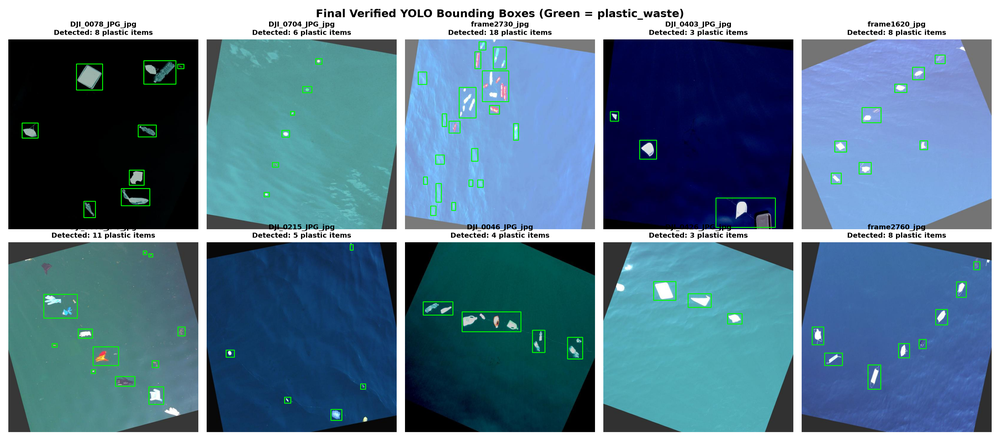
#> input picture outputs/eda/autolabel_preview.png, 1000 x 444 px, shrunk from 3600 x 1600 before the run
$ python -i preview_autolabel.py   (imports and definitions only)
#> lines starting #> are read from the running program, lines starting #| are printed output that depends on the picture; after the words box and inside, x2 and y2 are one past the last pixel; in counts of white or black regions, pixels touching at a corner belong together
import csv
from pathlib import Path
import cv2
import numpy as np
import matplotlib.pyplot as plt

DATASET_DIR = Path("data/raw/marine debris from drone.v1 robo flow")
OUTPUT_DIR = Path("outputs/eda")


def get_valid_ocean_mask(img_bgr: np.ndarray) -> np.ndarray:
    """
    Uses FLOODFILL_FIXED_RANGE from the 4 corners to mask out solid gray/black
    rotation border triangles and erodes the mask to create a safe interior zone.
    """
    h, w = img_bgr.shape[:2]
    valid_mask = np.ones((h, w), dtype=np.uint8) * 255
    corners = [(2, 2), (w - 3, 2), (2, h - 3), (w - 3, h - 3)]

    flags = cv2.FLOODFILL_MASK_ONLY | cv2.FLOODFILL_FIXED_RANGE | (255 << 8)

    for cx, cy in corners:
        flood_mask = np.zeros((h + 2, w + 2), dtype=np.uint8)
        cv2.floodFill(
            img_bgr.copy(),
            flood_mask,
            seedPoint=(cx, cy),
            newVal=(255, 255, 255),
            loDiff=(10, 10, 10),
            upDiff=(10, 10, 10),
            flags=flags,
        )
        region = flood_mask[1:-1, 1:-1]
        area_ratio = np.count_nonzero(region) / float(h * w)
        touches_center = np.any(region[int(h * 0.32):int(h * 0.68), int(w * 0.32):int(w * 0.68)] > 0)

        if 0.0005 < area_ratio < 0.28 and not touches_center:
            valid_mask[region > 0] = 0

    # Erode valid region by 20 pixels along any detected rotation border
    if np.count_nonzero(valid_mask == 0) > 0:
        kernel = cv2.getStructuringElement(cv2.MORPH_ELLIPSE, (41, 41))
        valid_mask = cv2.erode(valid_mask, kernel, iterations=1)

    # Always ignore a 10-pixel safety margin around the outer frame edge
    margin = 10
    valid_mask[:margin, :] = 0
    valid_mask[-margin:, :] = 0
    valid_mask[:, :margin] = 0
    valid_mask[:, -margin:] = 0

    return valid_mask


def merge_overlapping_boxes(boxes: list, gap_px: float = 4.0) -> list:
    """
    Merges any overlapping, contained, or nearly-touching boxes into a single
    clean bounding box [xmin, ymin, xmax, ymax, max_score] so large containers
    or bottles are never split into multiple pieces.
    """
    if not boxes:
        return []

    merged = [list(b) for b in boxes]
    changed = True
    while changed:
        changed = False
        new_merged = []
        used = [False] * len(merged)
        for i in range(len(merged)):
            if used[i]:
                continue
            bx1, by1, bx2, by2, bscore = merged[i]
            for j in range(i + 1, len(merged)):
                if used[j]:
                    continue
                ox1, oy1, ox2, oy2, oscore = merged[j]
                # Check if boxes overlap or are within gap_px pixels of each other
                if not (bx2 + gap_px < ox1 or ox2 + gap_px < bx1 or by2 + gap_px < oy1 or oy2 + gap_px < by1):
                    bx1 = min(bx1, ox1)
                    by1 = min(by1, oy1)
                    bx2 = max(bx2, ox2)
                    by2 = max(by2, oy2)
                    bscore = max(bscore, oscore)
                    used[j] = True
                    changed = True
            new_merged.append([bx1, by1, bx2, by2, bscore])
        merged = new_merged

    return merged


def detect_plastic_boxes(img_bgr: np.ndarray) -> list:
    """
    Detects floating plastic waste while suppressing ocean wave ripples and border edges.
    Returns list of [xmin, ymin, xmax, ymax, score].
    """
    h, w = img_bgr.shape[:2]
    valid_mask = get_valid_ocean_mask(img_bgr)
    valid_bool = valid_mask > 0

    if np.count_nonzero(valid_bool) < 0.15 * h * w:
        valid_bool = np.ones((h, w), dtype=bool)

    img_lab = cv2.cvtColor(img_bgr, cv2.COLOR_BGR2LAB).astype(np.float32)
    med_lab = np.median(img_lab[valid_bool], axis=0)
    lab_filled = img_lab.copy()
    lab_filled[~valid_bool] = med_lab

    # Local ocean background smoothing
    bg_lab = cv2.GaussianBlur(lab_filled, (51, 51), 18)
    diff_lab = lab_filled - bg_lab

    # 1. Chromaticity contrast (colored plastic)
    chroma_dist = np.sqrt(diff_lab[:, :, 1] ** 2 + diff_lab[:, :, 2] ** 2)

    # 2. Morphological Top-Hat (27x27) for bright plastic bottles, masks, containers, caps
    se_tophat = cv2.getStructuringElement(cv2.MORPH_ELLIPSE, (27, 27))
    tophat_l = cv2.morphologyEx(lab_filled[:, :, 0], cv2.MORPH_TOPHAT, se_tophat)

    # 3. Dark-object contrast on medium/bright water
    blackhat_l = np.zeros_like(tophat_l)
    if med_lab[0] > 60:
        blackhat_l = cv2.morphologyEx(lab_filled[:, :, 0], cv2.MORPH_BLACKHAT, se_tophat) * 0.75

    saliency = 1.8 * chroma_dist + 1.25 * tophat_l + blackhat_l
    saliency[~valid_bool] = 0.0

    s_valid = saliency[valid_bool]
    med_s = float(np.median(s_valid))
    mad_s = float(np.median(np.abs(s_valid - med_s))) + 1e-5
    robust_std = 1.4826 * mad_s

    thresh_val = max(med_s + 6.5 * robust_std, 28.0)
    binary = ((saliency >= thresh_val) & valid_bool).astype(np.uint8) * 255

    k_open = cv2.getStructuringElement(cv2.MORPH_ELLIPSE, (3, 3))
    k_close = cv2.getStructuringElement(cv2.MORPH_ELLIPSE, (11, 11))
    binary = cv2.morphologyEx(binary, cv2.MORPH_OPEN, k_open)
    binary = cv2.morphologyEx(binary, cv2.MORPH_CLOSE, k_close)

    contours, _ = cv2.findContours(binary, cv2.RETR_EXTERNAL, cv2.CHAIN_APPROX_SIMPLE)
    candidate_boxes = []

    for cnt in contours:
        area = cv2.contourArea(cnt)
        if area < 14 or area > 0.12 * (h * w):
            continue

        x, y, bw, bh = cv2.boundingRect(cnt)
        aspect = max(bw, bh) / float(min(bw, bh) + 1e-5)
        if aspect > 5.2:
            continue

        # Reject any box that touches the invalid border mask
        box_mask_crop = valid_mask[y:y + bh, x:x + bw]
        if np.mean(box_mask_crop > 0) < 0.95:
            continue

        roi_sal = saliency[y:y + bh, x:x + bw]
        peak_score = float(np.max(roi_sal))
        mean_score = float(np.mean(roi_sal))

        if peak_score < thresh_val * 1.25:
            continue

        pad = 3
        x1 = max(0, x - pad)
        y1 = max(0, y - pad)
        x2 = min(w - 1, x + bw + pad)
        y2 = min(h - 1, y + bh + pad)
        candidate_boxes.append([x1, y1, x2, y2, peak_score * 0.7 + mean_score * 0.3])

    merged = merge_overlapping_boxes(candidate_boxes, gap_px=4.0)

    if merged:
        max_score = max(b[4] for b in merged)
        merged = [b for b in merged if b[4] >= max(max_score * 0.32, 32.0)]
        merged = sorted(merged, key=lambda b: b[4], reverse=True)[:18]

    return merged


# [69 lines left out: functions select_10_unique_samples, main, not called in this run]


# [2 lines not run here, left out]

>>> import cv2
>>> picture = cv2.imread('../outputs/eda/autolabel_preview.png')
#> picture is the input picture: shape (444, 1000, 3); mean B, G, R 145.8, 124.8, 92
>>> result = detect_plastic_boxes(picture)
#> after the loop in get_valid_ocean_mask, `for cx, cy in corners:`:
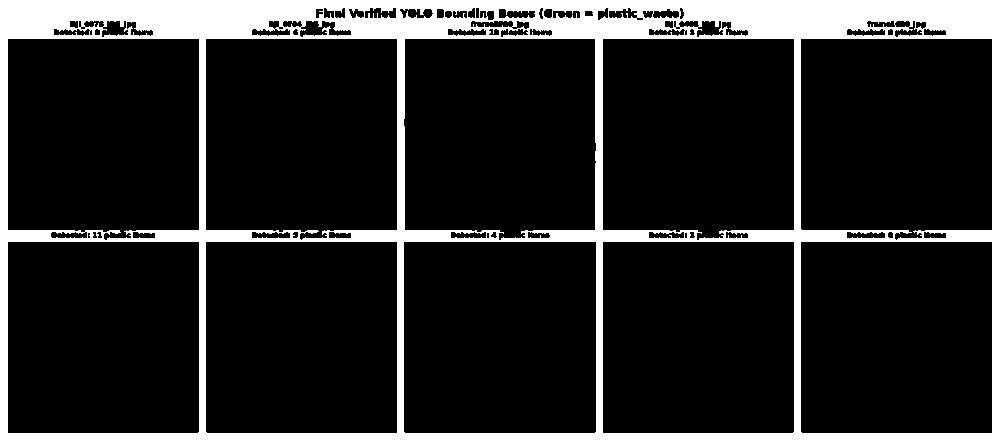
#> region: shape (444, 1000); 15.9% white; 1 white region, box (x1, y1, x2, y2) and area: (0, 0, 1000, 444) 70752
#> after the loop in get_valid_ocean_mask, `for cx, cy in corners:`: valid_mask: shape (444, 1000); every value is 255
#> in get_valid_ocean_mask, `valid_mask[:, -margin:] = 0`:
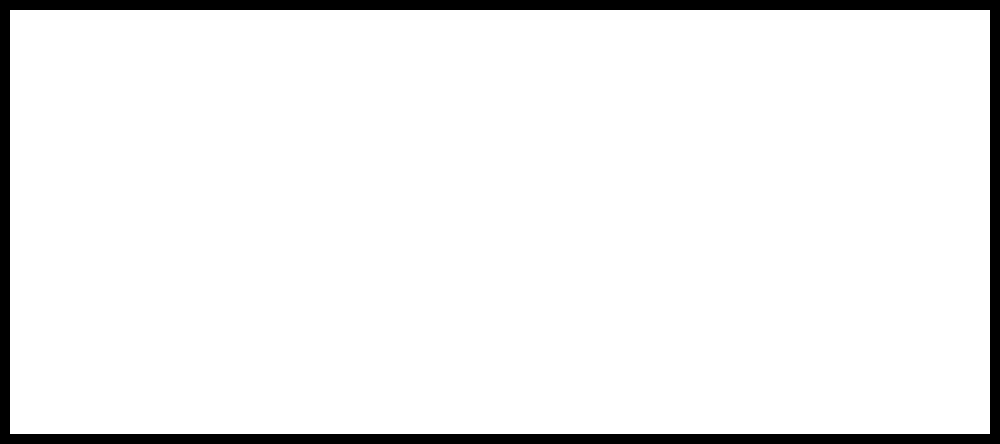
#> valid_mask: shape (444, 1000); 93.6% white; 1 black region, box (x1, y1, x2, y2) and area: (0, 0, 1000, 444) 28480
#> in detect_plastic_boxes, `img_lab = cv2.cvtColor(img_bgr, cv2.COLOR_BGR2LAB).astype(np.float32)`:
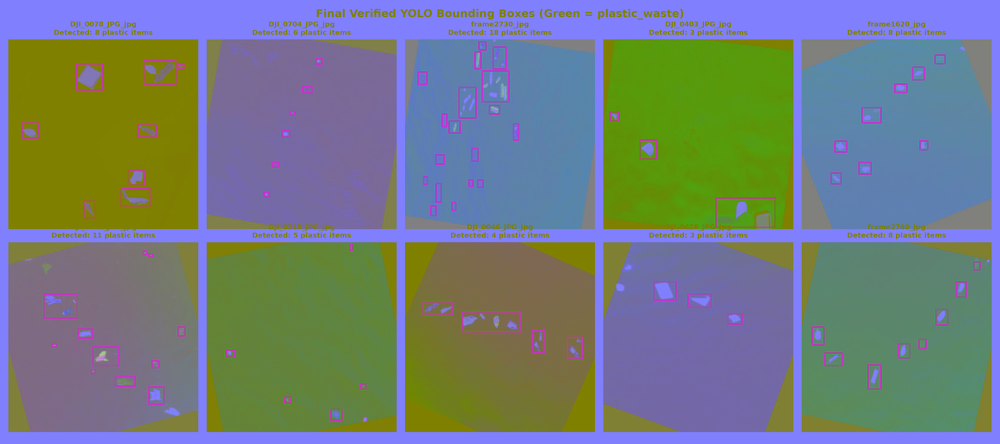
#> img_lab: shape (444, 1000, 3) float32; mean B, G, R 126.7, 124.7, 113.4
#> in detect_plastic_boxes, `med_lab = np.median(img_lab[valid_bool], axis=0)`: med_lab = [127, 128, 117]
#> in detect_plastic_boxes, `lab_filled[~valid_bool] = med_lab`:
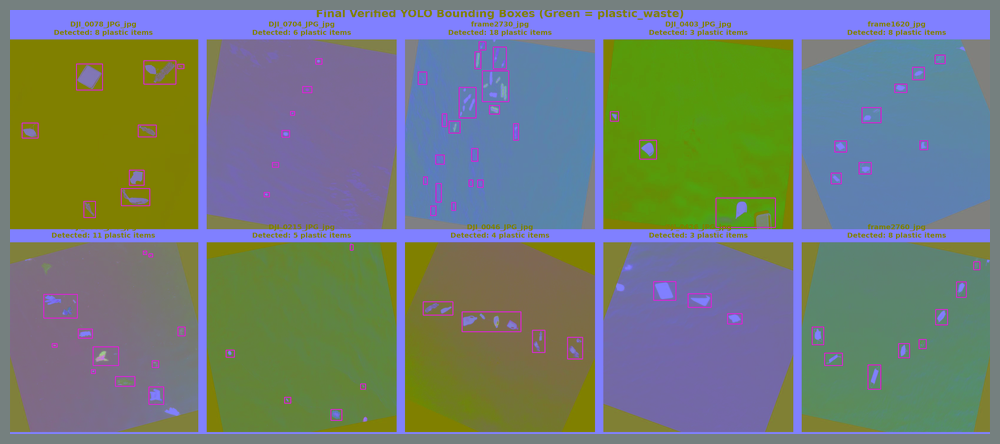
#> lab_filled: shape (444, 1000, 3) float32; 6.41% of pixels changed, all inside (x1, y1, x2, y2) = (0, 0, 1000, 444)
#> in detect_plastic_boxes, `diff_lab = lab_filled - bg_lab`:
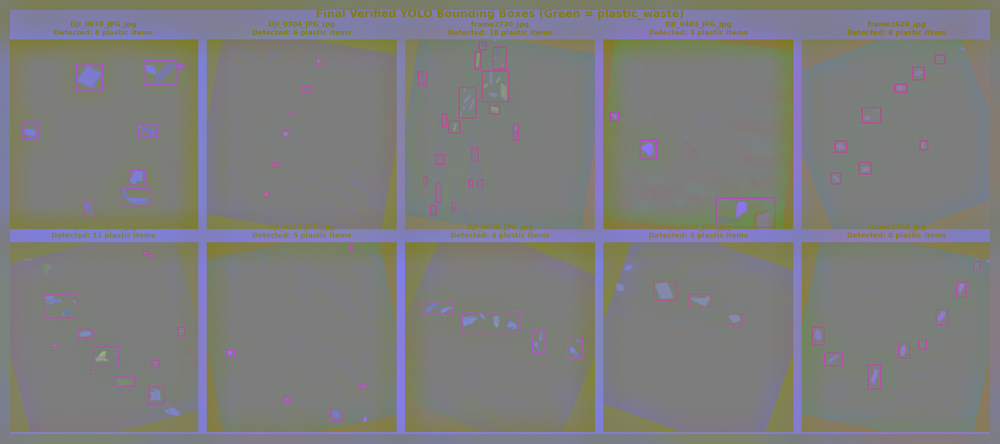
#> diff_lab: shape (444, 1000, 3) float32; mean B, G, R 0, 0, 0; drawn with min black and max white
#> in detect_plastic_boxes, `se_tophat = cv2.getStructuringElement(cv2.MORPH_ELLIPSE, (27, 27))`: se_tophat: shape (27, 27); values 0 (black) and 1 (white), 75.9% white; 4 black regions, box (x1, y1, x2, y2) and area: (0, 0, 13, 10) 44, (14, 0, 27, 10) 44, (0, 17, 13, 27) 44, (14, 17, 27, 27) 44
#> in detect_plastic_boxes, `saliency[~valid_bool] = 0.0`:
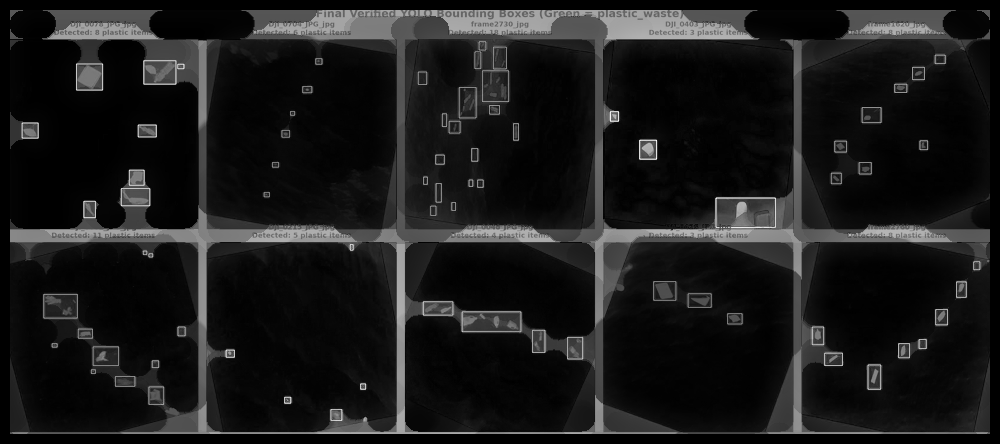
#> saliency: shape (444, 1000) float32; min 0, max 502.2, mean 52.7; drawn with min black and max white
#> in detect_plastic_boxes, `med_s = float(np.median(s_valid))`: med_s = 19.02
#> in detect_plastic_boxes, `mad_s = float(np.median(np.abs(s_valid - med_s))) + 1e-5`: mad_s = 12.32
#> in detect_plastic_boxes, `robust_std = 1.4826 * mad_s`: robust_std = 18.26
#> in detect_plastic_boxes, `thresh_val = max(med_s + 6.5 * robust_std, 28.0)`: thresh_val = 137.7
#> in detect_plastic_boxes, `binary = ((saliency >= thresh_val) & valid_bool).astype(np.uint8) * 255`: binary: shape (444, 1000); 14.3% white; 127 white regions (41 under 20 px), largest, box (x1, y1, x2, y2) and area: (10, 10, 990, 434) 46187, (42, 10, 164, 41) 2963, (837, 10, 955, 39) 2812
#> in detect_plastic_boxes, `k_open = cv2.getStructuringElement(cv2.MORPH_ELLIPSE, (3, 3))`: k_open = [[0, 1, 0], [1, 1, 1], [0, 1, 0]]
#> in detect_plastic_boxes, `binary = cv2.morphologyEx(binary, cv2.MORPH_OPEN, k_open)`: binary: shape (444, 1000); 13% white; 97 white regions (48 under 20 px), largest, box (x1, y1, x2, y2) and area: (248, 10, 990, 434) 29747, (10, 201, 567, 434) 13470, (46, 10, 160, 41) 2929
#> in detect_plastic_boxes, `binary = cv2.morphologyEx(binary, cv2.MORPH_CLOSE, k_close)`:
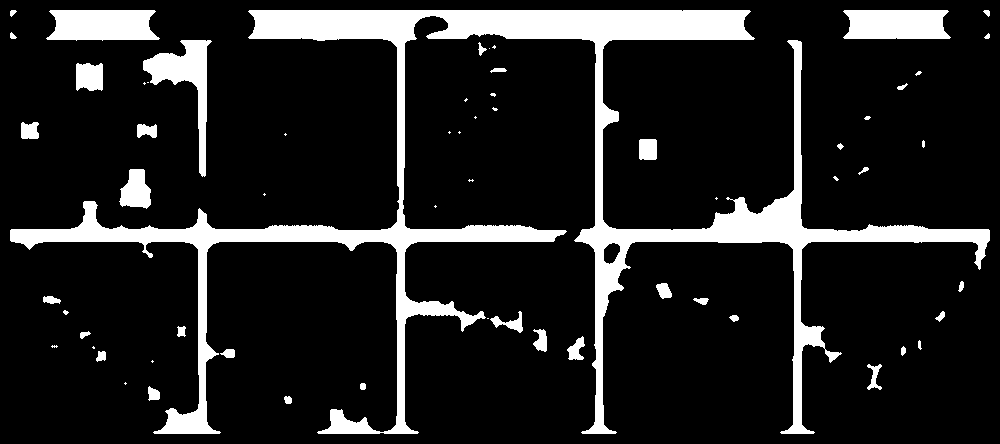
#> binary: shape (444, 1000); 13.4% white; 62 white regions (23 under 20 px)
#> in detect_plastic_boxes, `contours, _ = cv2.findContours(binary, cv2.RETR_EXTERNAL, cv2.CHAIN_AP..`: contours = 62 contours, 28 with area under 20; largest, box (x1, y1, x2, y2) and area: (10, 10, 990, 434) 43156, (46, 10, 160, 41) 2854, (843, 10, 951, 39) 2709, (143, 40, 212, 177) 2551, (119, 169, 151, 209) 843
#> the loop in detect_plastic_boxes, `for cnt in contours:` made 62 passes
#> (area, x, y, bw, bh, aspect, peak_score, mean_score) on passes 1, 2, 3, 5, 7, 8, 9, 13, 14, 15, 16, 19: (41, 284, 396, 8, 8, 1, 442.2, 251.7), (108, 148, 386, 12, 15, 1.25, 266.4, 165.8), (28, 360, 383, 6, 7, 1.17, 436.6, 283.2), (141, 867, 364, 15, 26, 1.73, 387.4, 181), (65, 96, 351, 10, 11, 1.1, 260.7, 165.1), (81, 220, 349, 15, 9, 1.67, 432.5, 206.6), (27, 901, 346, 5, 10, 2, 264.7, 210.2), (211, 567, 336, 18, 24, 1.33, 387.8, 177.5), (37, 80, 331, 11, 8, 1.37, 251.6, 167.2), (189, 533, 329, 14, 23, 1.64, 361.4, 161.1), (58, 177, 326, 9, 11, 1.22, 312.5, 177.6), (42.5, 935, 311, 10, 11, 1.1, 331.1, 185.9)
#> (area, x, y, bw, bh, aspect, peak_score, mean_score) on passes 18, 22, 24, 57: (37, 729, 315, 10, 7, 1.43, 166.1, 137.6), (56, 693, 298, 16, 7, 2.29, 163.3, 129.6), (154.5, 656, 283, 16, 16, 1, 157.6, 130.1), (22, 10, 32, 7, 7, 1, 168.6, 119)
#> after the loop in detect_plastic_boxes, `for cnt in contours:`: candidate_boxes = 31 items, first 6: [281, 393, 295, 407, 385], [145, 383, 163, 404, 236.2], [357, 380, 369, 393, 390.6], [864, 361, 885, 393, 325.5], [93, 348, 109, 365, 232], [217, 346, 238, 361, 364.7]
#> in merge_overlapping_boxes, `merged = [list(b) for b in boxes]`: merged has the same summary as candidate_boxes in detect_plastic_boxes
#> in detect_plastic_boxes, `merged = merge_overlapping_boxes(candidate_boxes, gap_px=4.0)`: merged = [[7, 7, 993, 437, 430.7]]
#> in detect_plastic_boxes, `max_score = max(b[4] for b in merged)`: max_score = 430.7
#> result = [[7, 7, 993, 437, 430.7]]
